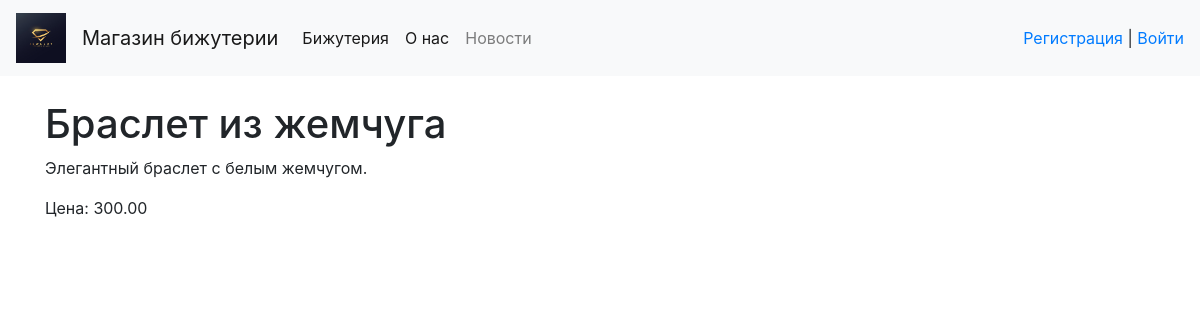
The page /product/9/ on the database its author committed.
### app/models.py (models this page shows, shortened)
class Product(models.Model):
    name = models.CharField(max_length=255, verbose_name='Название продукта')
    description = models.TextField(verbose_name='Описание')
    price = models.DecimalField(max_digits=10, decimal_places=2, verbose_name='Цена')
    category = models.ForeignKey(Category, on_delete=models.CASCADE, verbose_name='Категория')

### app/views.py (the view)
# urls.py: path('product/<int:pk>/', ProductDetailView.as_view(), name='product_detail'),
class ProductDetailView(DetailView):
    model = Product
    template_name = 'app/product_detail.html'
    context_object_name = 'product'

### templates/app/product_detail.html (shortened to what this page needs)
{% extends 'app/base.html' %}
{% block content %}
    <h1>{{ product.name }}</h1>
    <p>{{ product.description }}</p>
    <p>Цена: {{ product.price }}</p>
{% endblock %}

### rows shown on the page
Product: name "Браслет из жемчуга", description "Элегантный браслет с белым жемчугом.", price "300.00"
